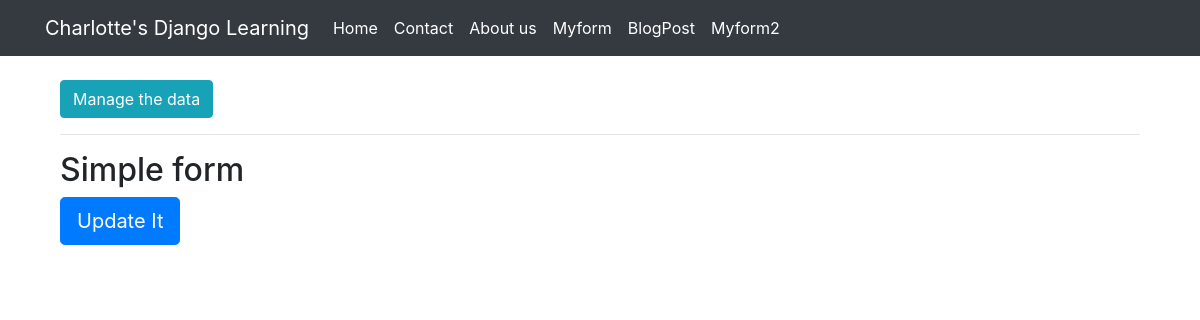
Page /edit_post2/13 on the earlier database version.
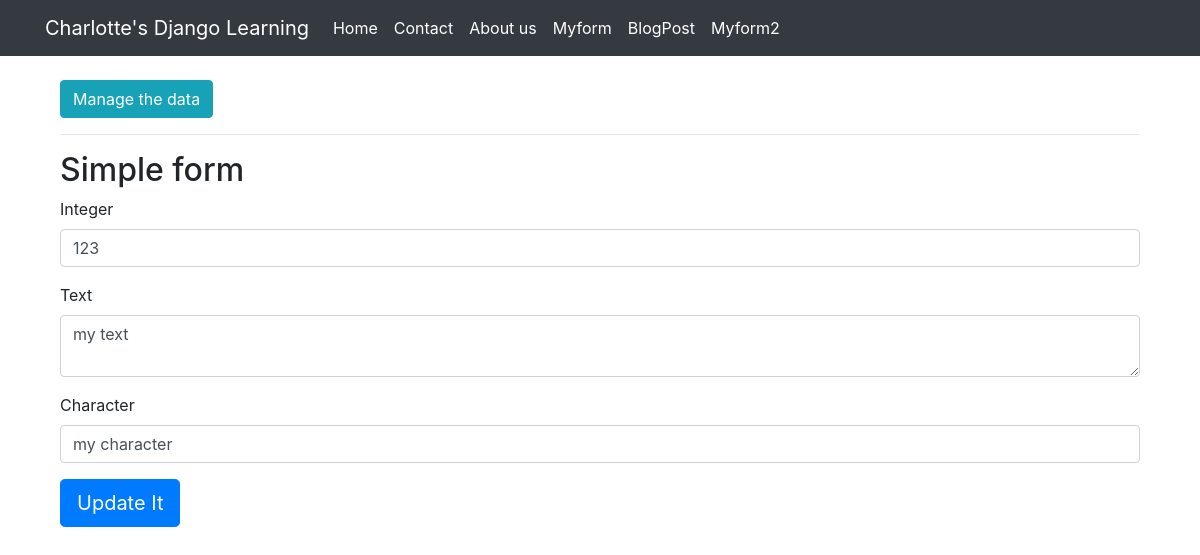
Same page on the later database version.
### myapp/models.py (models this page shows, shortened)
class Mydata(models.Model):
    Integer = models.IntegerField()
    Text = models.TextField()
    Character = models.CharField(max_length=200)

### myapp/views.py (the view)
# urls.py: path('edit_post2/<int:id>', edit_post2),
def edit_post2(request, id):
    if request.method == "GET":
        mydata = Mydata.objects.filter(id=id)
        makedictionary = {
            "single_data": mydata
        }
        return render(request, "edit_post2.html", context=makedictionary)

### Template/edit_post2.html (shortened to what this page needs)
{% extends "base.html" %}
{% block container %}
<div class="container">
  <button class="btn btn-info"><a style="color:white;" href="/manage_data2">Manage the data</a></button>
  <hr/>
  <h2>Simple form</h2>
  <form action="/update_post2/" method="post">
    {% for data in single_data %}
        <div class="form-group">
            <label for="Integer">Integer</label>
            <input value="{{data.Integer}}" type="number" class="form-control" id="Integer" placeholder="Enter your integer " name="Integer">
        </div>
        <div class="form-group">
            <label >Text</label>
            <textarea   class="form-control" name="Text" placeholder="Enter text here" >{{data.Text}}</textarea>
        </div>
        <div class="form-group">
            <label for="email">Character</label>
            <input value="{{data.Character}}" type="text" class="form-control" id="email" placeholder="Enter your character " name="Character">
        </div>
    {% endfor %}
    <button type="submit" class="btn btn-primary btn-lg">Update It</button>
  </form>
</div>
{% endblock %}

Differences in the rows shown:
added Mydata: Integer "123", Text "my text", Character "my character"
